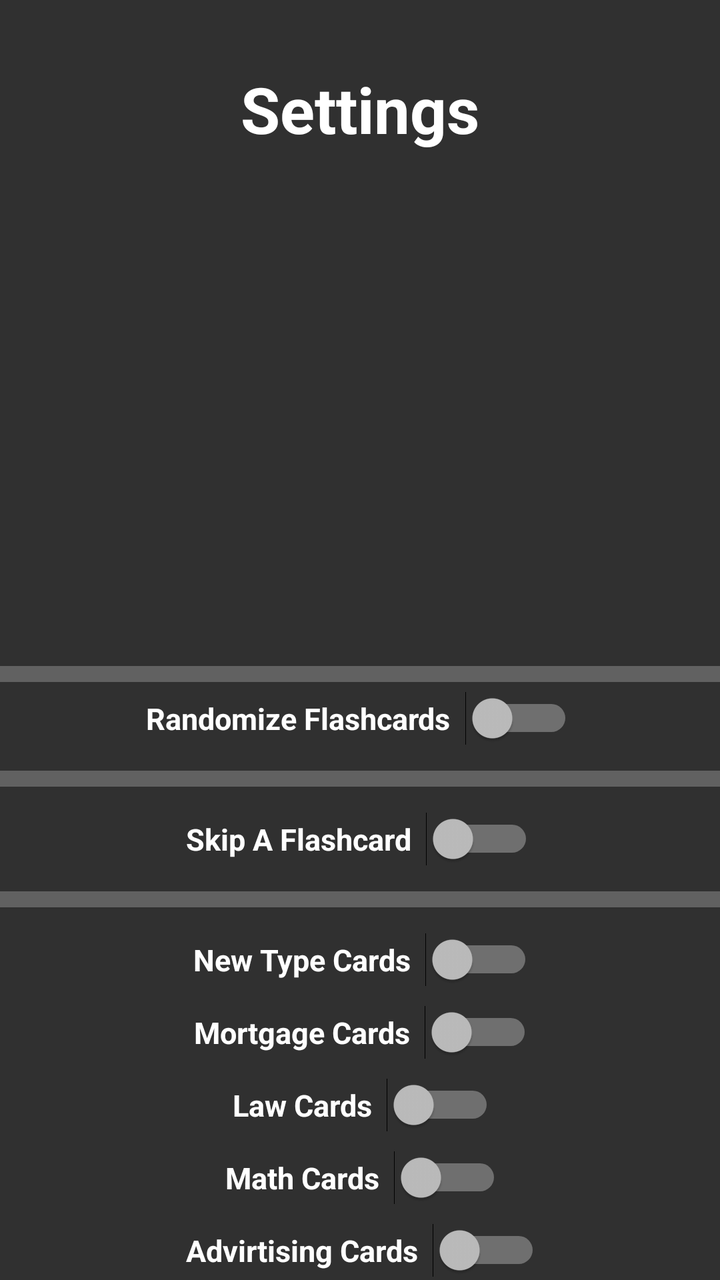
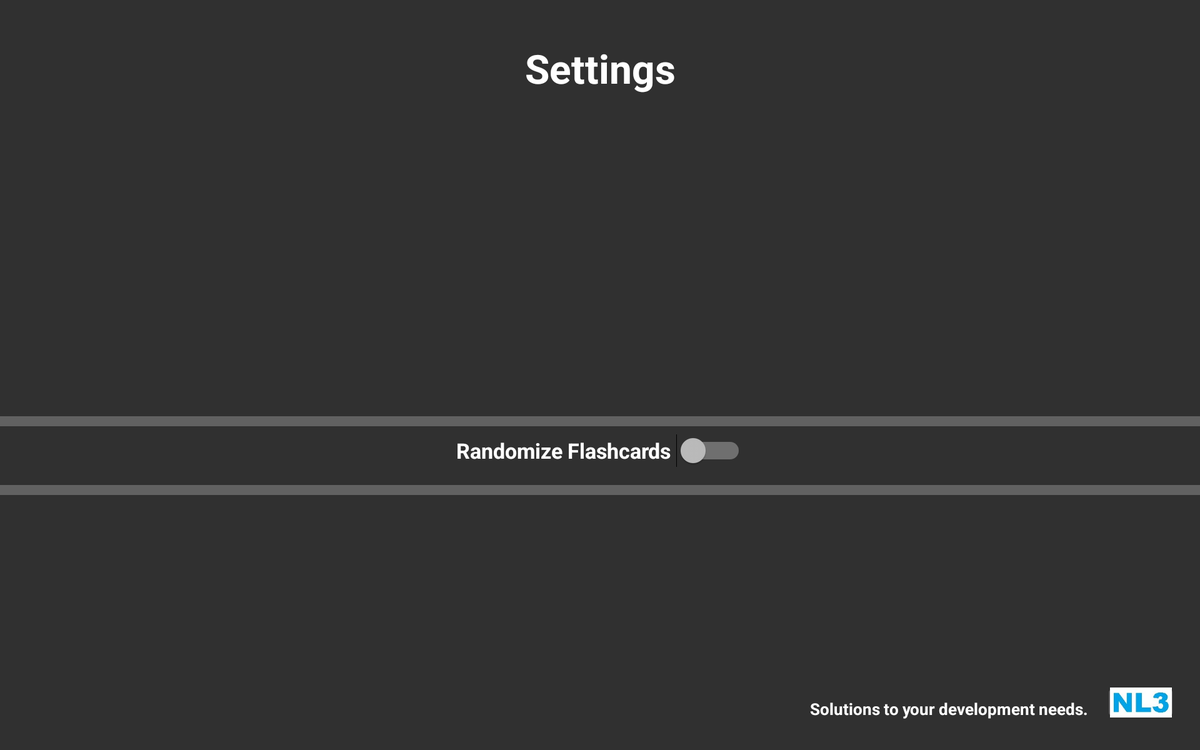

An Android layout and its configuration variant, each rendered on a device that would load it. The default file and the variant file are quoted in full after the pictures.
<!-- AndroidManifest.xml: application theme Theme.AppCompat.NoActionBar -->
<!-- res/layout/settings.xml -->
<?xml version="1.0" encoding="utf-8"?>
<FrameLayout xmlns:android="http://schemas.android.com/apk/res/android"
    android:layout_width="match_parent"
    android:layout_height="match_parent"
    android:orientation="vertical">

    <ScrollView
        android:layout_width="match_parent"
        android:layout_height="match_parent"
        android:layout_weight="1"
        android:scrollbars="none"
        android:fillViewport="true"
        android:orientation="vertical">

        <LinearLayout
            android:layout_width="match_parent"
            android:layout_height="match_parent"
            android:orientation="vertical">

            <TextView
                android:layout_width="match_parent"
                android:layout_height="wrap_content"
                android:layout_marginTop="33dp"
                android:text=" Settings "
                android:textStyle="bold"
                android:textColor="@color/White"
                android:textSize="32dp"
                android:gravity="center"/>

            <ImageView
                android:id="@+id/iv_testImage"
                android:layout_width="match_parent"
                android:layout_height="225dp"
                android:visibility="visible"
                android:src="@mipmap/changingears00"
                android:layout_marginTop="12dp"
                android:layout_marginBottom="12sp"/>

            <View
                android:layout_width="match_parent"
                android:layout_height="8dp"
                android:background="@color/Gray_08"
                android:layout_marginTop="8dp"/>

            <Switch android:id="@+id/randSwitch"
                android:layout_width="wrap_content"
                android:layout_height="wrap_content"
                android:padding="8dp"
                android:textStyle="bold"
                android:textColor="@color/White"
                android:textSize="15dp"
                android:layout_gravity="center"
                android:text="Randomize Flashcards  "/>

            <View
                android:layout_width="match_parent"
                android:layout_height="8dp"
                android:background="@color/Gray_08"
                android:layout_marginBottom="8dp"
                android:layout_marginTop="8dp"/>

            <Switch android:id="@+id/nextCardSwitch"
                android:layout_width="wrap_content"
                android:layout_height="wrap_content"
                android:padding="8dp"
                android:textStyle="bold"
                android:textColor="@color/White"
                android:textSize="15dp"
                android:layout_gravity="center"
                android:text="Skip A Flashcard  "/>

            <View
                android:layout_width="match_parent"
                android:layout_height="8dp"
                android:background="@color/Gray_08"
                android:layout_marginBottom="8dp"
                android:layout_marginTop="8dp"/>

            <LinearLayout
                android:layout_width="match_parent"
                android:layout_height="wrap_content"
                android:orientation="vertical">

                <Switch android:id="@+id/newTypeSwitch"
                    android:layout_width="wrap_content"
                    android:layout_height="wrap_content"
                    android:padding="8dp"
                    android:textStyle="bold"
                    android:textColor="@color/White"
                    android:textSize="15dp"
                    android:layout_gravity="center"
                    android:text=" New Type Cards  "/>

                <Switch android:id="@+id/mortgageSwitch"
                    android:layout_width="wrap_content"
                    android:layout_height="wrap_content"
                    android:padding="8dp"
                    android:textStyle="bold"
                    android:textColor="@color/White"
                    android:textSize="15dp"
                    android:layout_gravity="center"
                    android:text=" Mortgage Cards  "/>

                <Switch android:id="@+id/lawSwitch"
                    android:layout_width="wrap_content"
                    android:layout_height="wrap_content"
                    android:padding="8dp"
                    android:textStyle="bold"
                    android:textColor="@color/White"
                    android:textSize="15dp"
                    android:layout_gravity="center"
                    android:text=" Law Cards  "/>

                <Switch android:id="@+id/mathSwitch"
                    android:layout_width="wrap_content"
                    android:layout_height="wrap_content"
                    android:padding="8dp"
                    android:textStyle="bold"
                    android:textColor="@color/White"
                    android:textSize="15dp"
                    android:layout_gravity="center"
                    android:text=" Math Cards  "/>

                <Switch android:id="@+id/advirtisingSwitch"
                    android:layout_width="wrap_content"
                    android:layout_height="wrap_content"
                    android:padding="8dp"
                    android:textStyle="bold"
                    android:textColor="@color/White"
                    android:textSize="15dp"
                    android:layout_gravity="center"
                    android:text=" Advirtising Cards  "/>

                <Switch android:id="@+id/ownershipSwitch"
                    android:layout_width="wrap_content"
                    android:layout_height="wrap_content"
                    android:padding="8dp"
                    android:textStyle="bold"
                    android:textColor="@color/White"
                    android:textSize="15dp"
                    android:layout_gravity="center"
                    android:text=" Ownership Cards  "/>

                <View
                    android:layout_width="match_parent"
                    android:layout_height="8dp"
                    android:background="@color/Gray_08"
                    android:layout_marginBottom="8dp"
                    android:layout_marginTop="8dp"/>

            </LinearLayout>

            <LinearLayout
                android:layout_width="300dp"
                android:layout_height="42dp"
                android:layout_gravity="right|bottom"
                android:layout_marginLeft="10dp"
                android:layout_margin="12dp"
                android:orientation="horizontal">

                <TextView
                    android:id="@+id/tv_montra"
                    android:layout_width="wrap_content"
                    android:layout_height="wrap_content"
                    android:layout_gravity="center"
                    android:text="Solutions to your development needs."
                    android:layout_marginRight="12dp"
                    android:textColor="@color/White"
                    android:textSize="13dp"
                    android:textStyle="bold" />

                <ImageButton
                    android:id="@+id/ibtn_logo"
                    android:layout_width="59dp"
                    android:layout_height="32dp"
                    android:src="@mipmap/nl3a" />

            </LinearLayout>

        </LinearLayout>

    </ScrollView>

</FrameLayout>
<!-- resources referenced by this layout -->
<resources>
  <color name="Gray_08">#616161</color>
  <color name="White">#FFFFFF</color>
  <!-- mipmap nl3a: jpg bitmap (mipmap-xxhdpi, 4179 bytes) -->
</resources>
<!-- res/layout-w720dp/settings.xml (the author's variant of the layout above) -->
<!-- drawn on a 7-inch tablet turned sideways -->
<?xml version="1.0" encoding="utf-8"?>
<FrameLayout xmlns:android="http://schemas.android.com/apk/res/android"
    android:layout_width="match_parent"
    android:layout_height="match_parent"
    android:orientation="vertical">


    <LinearLayout
        android:layout_width="match_parent"
        android:layout_height="match_parent"
        android:orientation="vertical">

        <TextView
            android:layout_width="match_parent"
            android:layout_height="wrap_content"
            android:layout_marginTop="33dp"
            android:text=" Settings "
            android:textStyle="bold"
            android:textColor="@color/White"
            android:textSize="32dp"
            android:gravity="center"/>

        <ImageView
            android:id="@+id/iv_testImage"
            android:layout_width="match_parent"
            android:layout_height="225dp"
            android:visibility="visible"
            android:src="@mipmap/nicehome"
            android:layout_marginTop="12dp"
            android:layout_marginBottom="12sp"/>

        <ImageView
            android:layout_width="match_parent"
            android:layout_height="325dp"
            android:id="@+id/iv_directions"
            android:visibility="gone"
            android:src="@mipmap/directions"/>

        <View
            android:layout_width="match_parent"
            android:layout_height="8dp"
            android:background="@color/Gray_08"
            android:layout_marginTop="8dp"/>

        <Switch android:id="@+id/randSwitch"
            android:layout_width="wrap_content"
            android:layout_height="wrap_content"
            android:padding="8dp"
            android:textStyle="bold"
            android:textSize="17dp"
            android:layout_gravity="center"
            android:text="Randomize Flashcards "/>

        <View
            android:layout_width="match_parent"
            android:layout_height="8dp"
            android:background="@color/Gray_08"
            android:layout_marginBottom="8dp"
            android:layout_marginTop="8dp"/>

        <Button
            android:id="@+id/btn_flashcards"
            android:layout_width="match_parent"
            android:layout_height="wrap_content"
            android:text="Flashcards"
            android:textStyle="bold"
            android:textSize="21dp"
            android:layout_margin="12dp"
            android:visibility="gone"
            android:background="@drawable/rounded_button" />

        <Button
            android:id="@+id/btn_testInstructions"
            android:layout_width="match_parent"
            android:layout_height="wrap_content"
            android:text="Test Instructions"
            android:textStyle="bold"
            android:textSize="20dp"
            android:layout_margin="12dp"
            android:visibility="gone"
            android:background="@drawable/rounded_button" />

        <Button
            android:id="@+id/btn_takeTest"
            android:layout_width="match_parent"
            android:layout_height="wrap_content"
            android:text="Take Test"
            android:textStyle="bold"
            android:textSize="20dp"
            android:layout_margin="12dp"
            android:visibility="gone"
            android:background="@drawable/rounded_button" />

        <Button
            android:id="@+id/btn_menu"
            android:layout_width="match_parent"
            android:layout_height="wrap_content"
            android:layout_margin="12dp"
            android:background="@drawable/rounded_button"
            android:text=" Goto Menu "
            android:textSize="20dp"
            android:visibility="gone"
            android:textStyle="bold"/>

        <Button
            android:id="@+id/btn_leaderBoard"
            android:layout_width="match_parent"
            android:layout_height="wrap_content"
            android:text="Goto Leaderboard"
            android:textStyle="bold"
            android:textSize="20dp"
            android:layout_margin="12dp"
            android:visibility="gone"
            android:background="@drawable/rounded_button" />

    </LinearLayout>

    <LinearLayout
        android:layout_width="300dp"
        android:layout_height="42dp"
        android:layout_gravity="right|bottom"
        android:layout_marginLeft="10dp"
        android:layout_margin="12dp"
        android:orientation="horizontal">

        <TextView
            android:id="@+id/tv_montra"
            android:layout_width="wrap_content"
            android:layout_height="wrap_content"
            android:layout_gravity="center"
            android:text="Solutions to your development needs."
            android:layout_marginRight="12dp"
            android:textColor="@color/White"
            android:textSize="13dp"
            android:textStyle="bold" />

        <ImageButton
            android:id="@+id/ibtn_logo"
            android:layout_width="59dp"
            android:layout_height="32dp"
            android:src="@mipmap/nl3a" />

    </LinearLayout>

</FrameLayout>
<!-- resources referenced by the variant -->
<!-- as a 7-inch tablet turned sideways resolves them -->
<resources>
  <color name="Gray_08">#616161</color>
  <color name="White">#FFFFFF</color>
  <!-- drawable rounded_button (drawable) -->
  <?xml version="1.0" encoding="utf-8"?>
  <shape xmlns:android="http://schemas.android.com/apk/res/android"
      android:shape="rectangle">
  
      <corners android:radius="150dp"/>
      <solid android:color="@android:color/holo_blue_light"/>
  
  </shape>
  <!-- mipmap directions: jpg bitmap (mipmap-xxhdpi, 269881 bytes) -->
  <!-- mipmap nl3a: jpg bitmap (mipmap-xxhdpi, 4179 bytes) -->
</resources>
